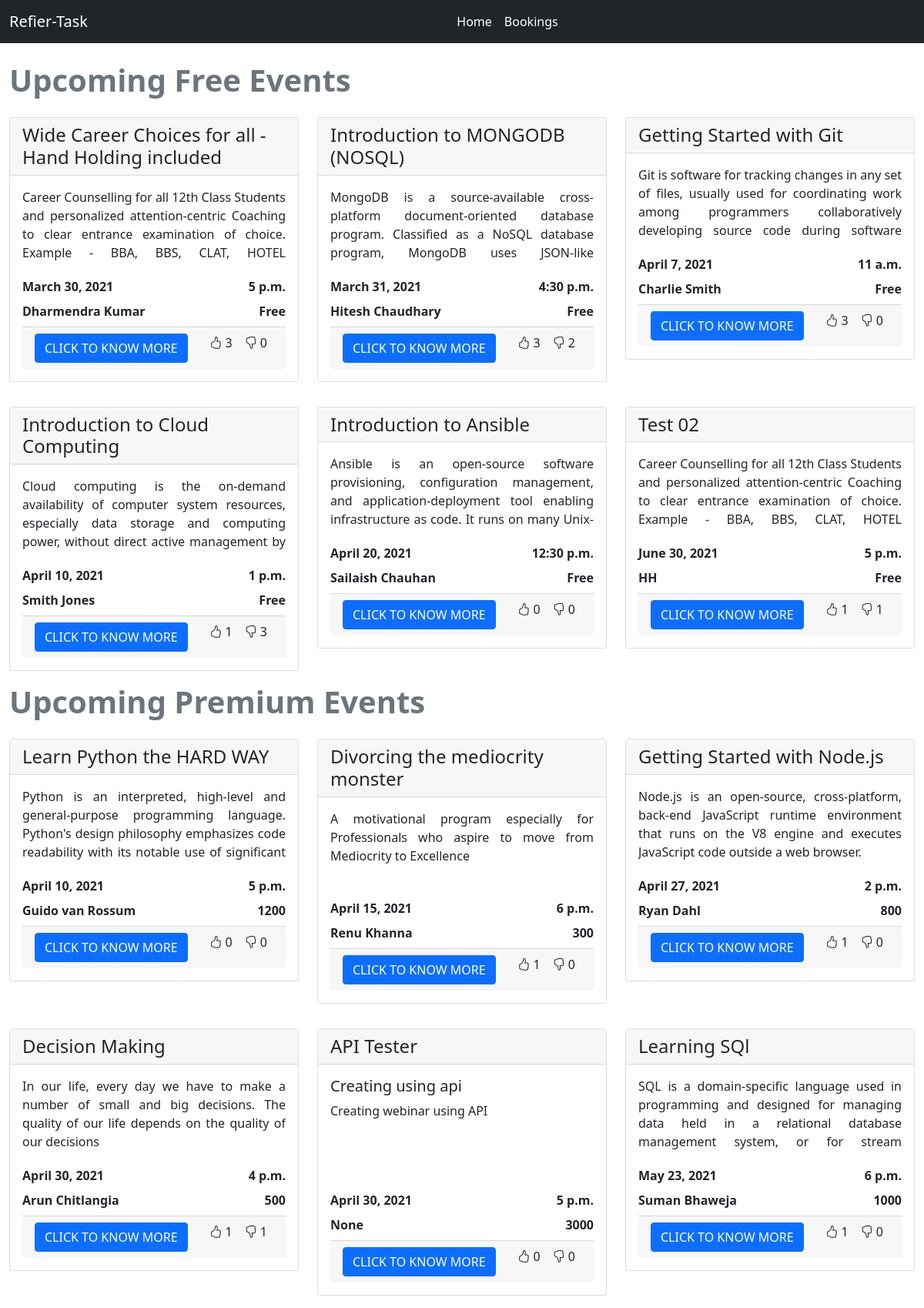
The page / on the database its author committed.
### main/models.py (models this page shows, shortened)
class Webinar(models.Model):
    created = models.DateTimeField(auto_now_add=True)
    title = models.CharField(max_length=100)
    sub_heading = models.CharField(max_length=100, blank=True, null=True, verbose_name='Sub Heading')
    description = models.TextField(null=True, blank=True)
    instructor = models.CharField(max_length=30, verbose_name='Instructor Name')
    event_on = models.DateTimeField()
    cost = models.CharField(max_length=5, default=0)
    up_vote = models.IntegerField(default=0)
    down_vote = models.IntegerField(default=0)
    class Meta:
        verbose_name_plural = 'Webinars'

### main/views.py (the view)
# urls.py: path('', WebinarHome.as_view(), name="home"),
def home(request):
    return render(
        request,
        'main/home.html',
        {
            'title': 'All Webinars',
            'free_web': Webinar.objects.filter(cost='0').order_by('event_on'),
            'premium': Webinar.objects.exclude(cost='0').order_by('event_on')
        }
    )

### templates/main/home.html (shortened to what this page needs)
{% extends 'main/index.html' %}
{% block content %}
<div class="container-fluid mt-4">
    <h1 class="text-muted fw-bolder">Upcoming Free Events</h1>
    <div class="row">
        {% for free in free_web %}
        <div class="col-lg-4 col-md-6 col-sm-12">
            <div class="card my-3">
                <h4 class="card-header">{{ free.title }}</h4>
                <div class="card-body">
                    <p class="card-text"
                       style="height: 100px; overflow: hidden; text-align: justify;">
                        {{ free.description }}
                    </p>
                    <div class="card-text d-flex flex-row justify-content-between fw-bold">
                        <div>{{ free.event_on.date }}</div>
                        <div>{{ free.event_on.time }}</div>
                    </div>
                    <div class="card-text d-flex flex-row justify-content-between fw-bold py-2">
                        <div>{{ free.instructor }}</div>
                        <div>Free</div>
                    </div>
                    <div class="card-footer d-flex flex-row justify-content-between">
                        <a href="{% url 'main:webinar' free.id %}" class="btn btn-primary">CLICK TO KNOW MORE</a>
                        <div class="card-text d-flex flex-row">
                            <div class="mx-2">
                                <i class="bi bi-hand-thumbs-up" style="cursor: pointer" data-id="{{ free.id }}"
                                   onclick="upVote(this)"></i>
                                <span>{{ free.up_vote }}</span>
                            </div>
                            <div class="mx-2">
                                <i class="bi bi-hand-thumbs-down" style="cursor: pointer" data-id="{{ free.id }}"
                                   onclick="downVote(this)"></i>
                                <span>{{ free.down_vote }}</span>
                            </div>
                        </div>
                    </div>
                </div>
            </div>
        </div>
        {% empty %}
            <h4>No Upcoming Free Events</h4>
        {% endfor %}
    </div>
    <h1 class="text-muted fw-bolder">Upcoming Premium Events</h1>
    <div class="row">
        {% for pre in premium %}
        <div class="col-lg-4 col-md-6 col-sm-12">
            <div class="card my-3">
                <h4 class="card-header">{{ pre.title }}</h4>
                <div class="card-body">
                    {% if pre.sub_heading %}
                    <h5 class="card-title">{{ pre.sub_heading }}</h5>
                    {% endif %}
                    <p class="card-text"
                       style="height: 100px; overflow: hidden; text-align: justify">
                        {% if pre.description %}
                        {{ pre.description }}
                        {% else %}
                        No description available!!
                        {% endif %}
                    </p>
                    <div class="card-text d-flex flex-row justify-content-between fw-bold">
                        <div>{{ pre.event_on.date }}</div>
                        <div>{{ pre.event_on.time }}</div>
                    </div>
                    <div class="card-text d-flex flex-row justify-content-between fw-bold py-2">
                        <div>{{ pre.instructor }}</div>
                        <div>{{ pre.cost }}</div>
                    </div>
                    <div class="card-footer d-flex flex-row justify-content-between">
                        <a href="{% url 'main:webinar' pre.id %}" class="btn btn-primary">CLICK TO KNOW MORE</a>
                        <div class="card-text d-flex flex-row">
                            <div class="mx-2">
                                <i class="bi bi-hand-thumbs-up" style="cursor: pointer" data-id="{{ pre.id }}"
                                   onclick="upVote(this)"></i>
                                <span>{{ pre.up_vote }}</span>
                            </div>
                            <div class="mx-2">
                                <i class="bi bi-hand-thumbs-down" style="cursor: pointer" data-id="{{ pre.id }}"
                                   onclick="downVote(this)"></i>
                                <span>{{ pre.down_vote }}</span>
                            </div>
                        </div>
                    </div>
                </div>
            </div>
        </div>
        {% empty %}
            <h4>No Upcoming Premium Events</h4>
        {% endfor %}
    </div>
</div>
{% endblock %}

### rows shown on the page
Webinar: title "Wide Career Choices for all - Hand Holding included", description "Career Counselling for all 12th Class Students and personalized attention-centric Coaching to clear entrance examination of choice. Example - BBA, BBS, CLAT, HOTEL…", event_on "March 30, 2021", event_on.time "5 p.m.", instructor "Dharmendra Kumar", up_vote "3", down_vote "0"
Webinar: title "Introduction to MONGODB (NOSQL)", description "MongoDB is a source-available cross-platform document-oriented database program. Classified as a NoSQL database program, MongoDB uses JSON-like…", event_on "March 31, 2021", event_on.time "4:30 p.m.", instructor "Hitesh Chaudhary", up_vote "3", down_vote "2"
Webinar: title "Getting Started with Git", description "Git is software for tracking changes in any set of files, usually used for coordinating work among programmers collaboratively developing source code during software…", event_on "April 7, 2021", event_on.time "11 a.m.", instructor "Charlie Smith", up_vote "3", down_vote "0"
Webinar: title "Introduction to Cloud Computing", description "Cloud computing is the on-demand availability of computer system resources, especially data storage and computing power, without direct active management by…", event_on "April 10, 2021", event_on.time "1 p.m.", instructor "Smith Jones", up_vote "1", down_vote "3"
Webinar: title "Introduction to Ansible", description "Ansible is an open-source software provisioning, configuration management, and application-deployment tool enabling infrastructure as code. It runs on many…", event_on "April 20, 2021", event_on.time "12:30 p.m.", instructor "Sailaish Chauhan", up_vote "0", down_vote "0"
Webinar: title "Test 02", description "Career Counselling for all 12th Class Students and personalized attention-centric Coaching to clear entrance examination of choice. Example - BBA, BBS, CLAT, HOTEL…", event_on "June 30, 2021", event_on.time "5 p.m.", instructor "HH", up_vote "1", down_vote "1"
Webinar: title "Learn Python the HARD WAY", description "Python is an interpreted, high-level and general-purpose programming language. Python's design philosophy emphasizes code readability with its notable use of significant…", event_on "April 10, 2021", event_on.time "5 p.m.", instructor "Guido van Rossum", cost "1200", up_vote "0", down_vote "0"
Webinar: title "Divorcing the mediocrity monster", description "A motivational program especially for Professionals who aspire to move from Mediocrity to Excellence", event_on "April 15, 2021", event_on.time "6 p.m.", instructor "Renu Khanna", cost "300", up_vote "1", down_vote "0"
Webinar: title "Getting Started with Node.js", description "Node.js is an open-source, cross-platform, back-end JavaScript runtime environment that runs on the V8 engine and executes JavaScript code outside a web browser.", event_on "April 27, 2021", event_on.time "2 p.m.", instructor "Ryan Dahl", cost "800", up_vote "1", down_vote "0"
Webinar: title "Decision Making", description "In our life, every day we have to make a number of small and big decisions. The quality of our life depends on the quality of our decisions", event_on "April 30, 2021", event_on.time "4 p.m.", instructor "Arun Chitlangia", cost "500", up_vote "1", down_vote "1"
Webinar: title "API Tester", sub_heading "Creating using api", description "Creating webinar using API", event_on "April 30, 2021", event_on.time "5 p.m.", instructor "None", cost "3000", up_vote "0", down_vote "0"
Webinar: title "Learning SQl", description "SQL is a domain-specific language used in programming and designed for managing data held in a relational database management system, or for stream…", event_on "May 23, 2021", event_on.time "6 p.m.", instructor "Suman Bhaweja", cost "1000", up_vote "1", down_vote "0"
